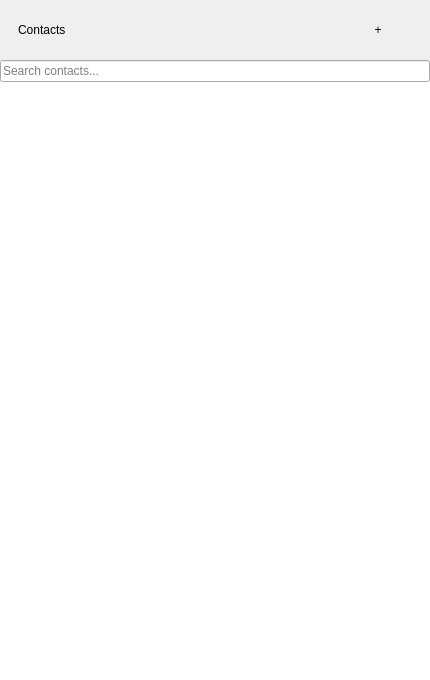
<?xml version="1.0" encoding="UTF-8"?>
<ui version="4.0">
 <class>MainWindow</class>
 <widget class="QMainWindow" name="MainWindow">
  <property name="geometry">
   <rect>
    <x>0</x>
    <y>0</y>
    <width>430</width>
    <height>680</height>
   </rect>
  </property>
  <widget class="QWidget" name="centralwidget">
   <layout class="QVBoxLayout" name="mainLayout">
    <property name="spacing">
     <number>0</number>
    </property>
    <property name="leftMargin"><number>0</number></property>
    <property name="topMargin"><number>0</number></property>
    <property name="rightMargin"><number>0</number></property>
    <property name="bottomMargin"><number>0</number></property>
    <item>
     <widget class="QWidget" name="header">
      <property name="minimumSize">
       <size><width>0</width><height>60</height></size>
      </property>
      <property name="maximumSize">
       <size><width>16777215</width><height>60</height></size>
      </property>
      <layout class="QHBoxLayout" name="headerLayout">
       <property name="leftMargin"><number>18</number></property>
       <property name="topMargin"><number>8</number></property>
       <property name="rightMargin"><number>12</number></property>
       <property name="bottomMargin"><number>8</number></property>
       <item>
        <widget class="QLabel" name="titleLabel">
         <property name="text"><string>Contacts</string></property>
        </widget>
       </item>
       <item>
        <spacer name="headerSpacer">
         <property name="orientation"><enum>Qt::Horizontal</enum></property>
         <property name="sizeHint" stdset="0">
          <size><width>40</width><height>20</height></size>
         </property>
        </spacer>
       </item>
       <item>
        <widget class="QPushButton" name="btnAdd">
         <property name="minimumSize">
          <size><width>44</width><height>44</height></size>
         </property>
         <property name="text"><string>+</string></property>
         <property name="flat"><bool>true</bool></property>
        </widget>
       </item>
      </layout>
     </widget>
    </item>
    <item>
     <widget class="QLineEdit" name="searchBar">
      <property name="placeholderText"><string>Search contacts...</string></property>
     </widget>
    </item>
    <item>
     <widget class="QListWidget" name="contactList">
      <property name="frameShape"><enum>QFrame::NoFrame</enum></property>
      <property name="verticalScrollBarPolicy"><enum>Qt::ScrollBarAsNeeded</enum></property>
      <property name="horizontalScrollBarPolicy"><enum>Qt::ScrollBarAlwaysOff</enum></property>
      <property name="selectionMode"><enum>QAbstractItemView::SingleSelection</enum></property>
     </widget>
    </item>
   </layout>
  </widget>
 </widget>
</ui>
